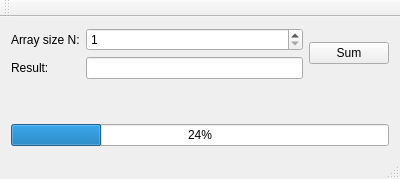
<?xml version="1.0" encoding="UTF-8"?>
<ui version="4.0">
 <class>MainWindow</class>
 <widget class="QMainWindow" name="MainWindow">
  <property name="geometry">
   <rect>
    <x>0</x>
    <y>0</y>
    <width>400</width>
    <height>179</height>
   </rect>
  </property>
  <property name="sizePolicy">
   <sizepolicy hsizetype="Preferred" vsizetype="Preferred">
    <horstretch>0</horstretch>
    <verstretch>0</verstretch>
   </sizepolicy>
  </property>
  <property name="minimumSize">
   <size>
    <width>400</width>
    <height>179</height>
   </size>
  </property>
  <property name="maximumSize">
   <size>
    <width>400</width>
    <height>179</height>
   </size>
  </property>
  <property name="windowTitle">
   <string>MainWindow</string>
  </property>
  <widget class="QWidget" name="centralWidget">
   <layout class="QHBoxLayout" name="horizontalLayout_2">
    <item>
     <layout class="QVBoxLayout" name="verticalLayout_3">
      <item>
       <layout class="QHBoxLayout" name="horizontalLayout">
        <item>
         <layout class="QVBoxLayout" name="verticalLayout">
          <item>
           <widget class="QLabel" name="label">
            <property name="text">
             <string>Array size N:</string>
            </property>
           </widget>
          </item>
          <item>
           <widget class="QLabel" name="label_3">
            <property name="text">
             <string>Result:</string>
            </property>
           </widget>
          </item>
         </layout>
        </item>
        <item>
         <layout class="QVBoxLayout" name="verticalLayout_2">
          <item>
           <widget class="QSpinBox" name="arraySizeSpinBox">
            <property name="minimum">
             <number>1</number>
            </property>
            <property name="maximum">
             <number>1000000</number>
            </property>
           </widget>
          </item>
          <item>
           <widget class="QLineEdit" name="resultLineEdit">
            <property name="readOnly">
             <bool>true</bool>
            </property>
           </widget>
          </item>
         </layout>
        </item>
        <item>
         <widget class="QPushButton" name="sumPushButton">
          <property name="text">
           <string>Sum</string>
          </property>
         </widget>
        </item>
       </layout>
      </item>
      <item>
       <spacer name="verticalSpacer">
        <property name="orientation">
         <enum>Qt::Vertical</enum>
        </property>
        <property name="sizeHint" stdset="0">
         <size>
          <width>20</width>
          <height>40</height>
         </size>
        </property>
       </spacer>
      </item>
      <item>
       <widget class="QProgressBar" name="progressBar">
        <property name="value">
         <number>24</number>
        </property>
       </widget>
      </item>
     </layout>
    </item>
   </layout>
  </widget>
  <widget class="QMenuBar" name="menuBar">
   <property name="geometry">
    <rect>
     <x>0</x>
     <y>0</y>
     <width>400</width>
     <height>22</height>
    </rect>
   </property>
   <property name="sizePolicy">
    <sizepolicy hsizetype="Preferred" vsizetype="Preferred">
     <horstretch>0</horstretch>
     <verstretch>0</verstretch>
    </sizepolicy>
   </property>
  </widget>
  <widget class="QToolBar" name="mainToolBar">
   <attribute name="toolBarArea">
    <enum>TopToolBarArea</enum>
   </attribute>
   <attribute name="toolBarBreak">
    <bool>false</bool>
   </attribute>
  </widget>
  <widget class="QStatusBar" name="statusBar"/>
 </widget>
 <layoutdefault spacing="6" margin="11"/>
 <resources/>
 <connections/>
</ui>
